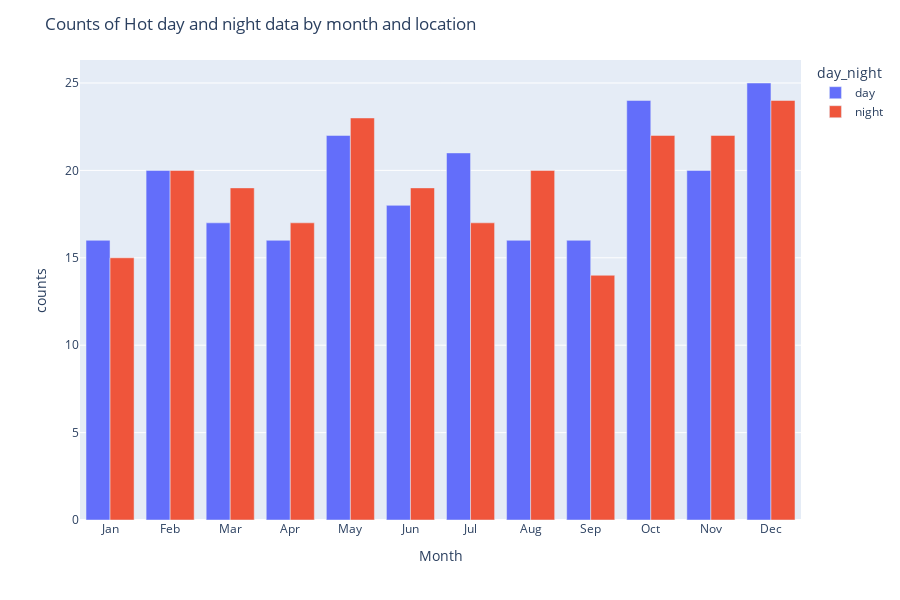

Write notebook code for a chart like this one.
### Code cell
px.bar(
    counts_by_year_position,
    x="month",
    y="counts",
    color="day_night",
    barmode="group",
).update_layout(
    height=600,
    title=f"Counts of {station} day and night data by month and location",
).update_xaxes(
    title_text="Month",
    tickvals=np.arange(1, 13),
    ticktext=["Jan", "Feb", "Mar", "Apr", "May", "Jun", "Jul", "Aug", "Sep", "Oct", "Nov", "Dec"],
).show()

### Figure 1 — Plotly figure (JSON) as saved in the notebook; plotly's stock layout.template omitted (floating-point values rounded to 4 significant figures)
{"data": [{"alignmentgroup": "True", "hovertemplate": "day_night=day<br>month=%{x}<br>counts=%{y}<extra></extra>", "legendgroup": "day", "marker": {"color": "#636efa", "pattern": {"shape": ""}}, "name": "day", "offsetgroup": "day", "orientation": "v", "showlegend": true, "textposition": "auto", "type": "bar", "x": [1, 2, 3, 4, 5, 6, 7, 8, 9, 10, 11, 12], "xaxis": "x", "y": [16, 20, 17, 16, 22, 18, 21, 16, 16, 24, 20, 25], "yaxis": "y"}, {"alignmentgroup": "True", "hovertemplate": "day_night=night<br>month=%{x}<br>counts=%{y}<extra></extra>", "legendgroup": "night", "marker": {"color": "#EF553B", "pattern": {"shape": ""}}, "name": "night", "offsetgroup": "night", "orientation": "v", "showlegend": true, "textposition": "auto", "type": "bar", "x": [1, 2, 3, 4, 5, 6, 7, 8, 9, 10, 11, 12], "xaxis": "x", "y": [15, 20, 19, 17, 23, 19, 17, 20, 14, 22, 22, 24], "yaxis": "y"}], "layout": {"barmode": "group", "height": 600, "legend": {"title": {"text": "day_night"}, "tracegroupgap": 0}, "margin": {"t": 60}, "title": {"text": "Counts of Hot day and night data by month and location"}, "xaxis": {"anchor": "y", "domain": [0, 1], "ticktext": ["Jan", "Feb", "Mar", "Apr", "May", "Jun", "Jul", "Aug", "Sep", "Oct", "Nov", "Dec"], "tickvals": [1, 2, 3, 4, 5, 6, 7, 8, 9, 10, 11, 12], "title": {"text": "Month"}}, "yaxis": {"anchor": "x", "domain": [0, 1], "title": {"text": "counts"}}}}
